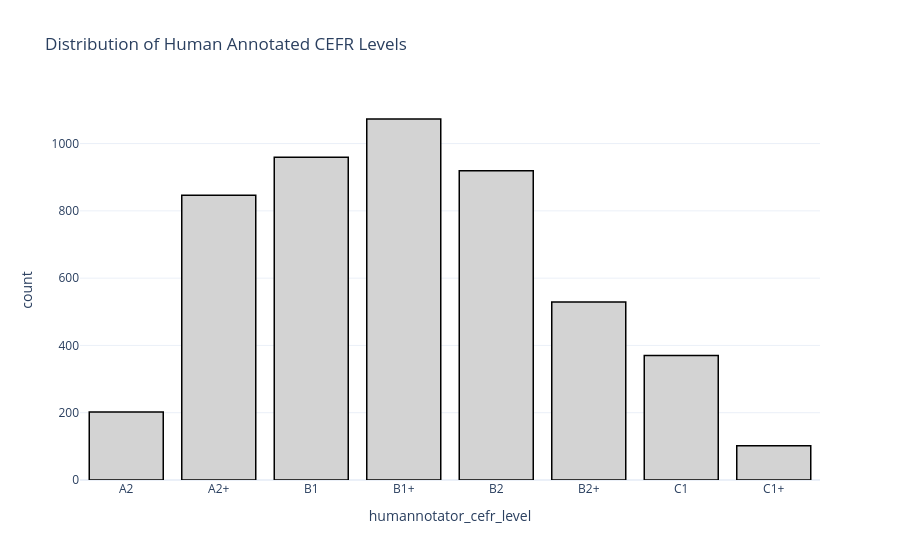

Here is the notebook cell this chart was saved with:
### Code cell
# visualize the distribution of humannotator_cefr_level with plotly
# keep in CEFR level order
import plotly.express as px
fig = px.histogram(df_cefr, x='humannotator_cefr_level', title='Distribution of Human Annotated CEFR Levels')

fig.update_xaxes(categoryorder='array', categoryarray=['A2','A2+','B1','B1+','B2','B2+','C1','C1+'])
# chang colour to monochrome and use plotly_white template
fig.update_traces(marker_color='lightgrey', marker_line_color='black', marker_line_width=1.5)
fig.update_layout(template='plotly_white')
fig.show()

### Figure 1 — Plotly figure (JSON) as saved in the notebook; plotly's stock layout.template omitted (floating-point values rounded to 4 significant figures; data arrays with more than 128 entries replaced by an {"elided": "..."} marker saying what was removed)
{"data": [{"bingroup": "x", "hovertemplate": "humannotator_cefr_level=%{x}<br>count=%{y}<extra></extra>", "legendgroup": "", "marker": {"color": "lightgrey", "line": {"color": "black", "width": 1.5}, "pattern": {"shape": ""}}, "name": "", "orientation": "v", "showlegend": false, "type": "histogram", "x": {"elided": "5000 str values"}, "xaxis": "x", "yaxis": "y"}], "layout": {"barmode": "relative", "legend": {"tracegroupgap": 0}, "title": {"text": "Distribution of Human Annotated CEFR Levels"}, "xaxis": {"anchor": "y", "categoryarray": ["A2", "A2+", "B1", "B1+", "B2", "B2+", "C1", "C1+"], "categoryorder": "array", "domain": [0, 1], "title": {"text": "humannotator_cefr_level"}}, "yaxis": {"anchor": "x", "domain": [0, 1], "title": {"text": "count"}}}}
